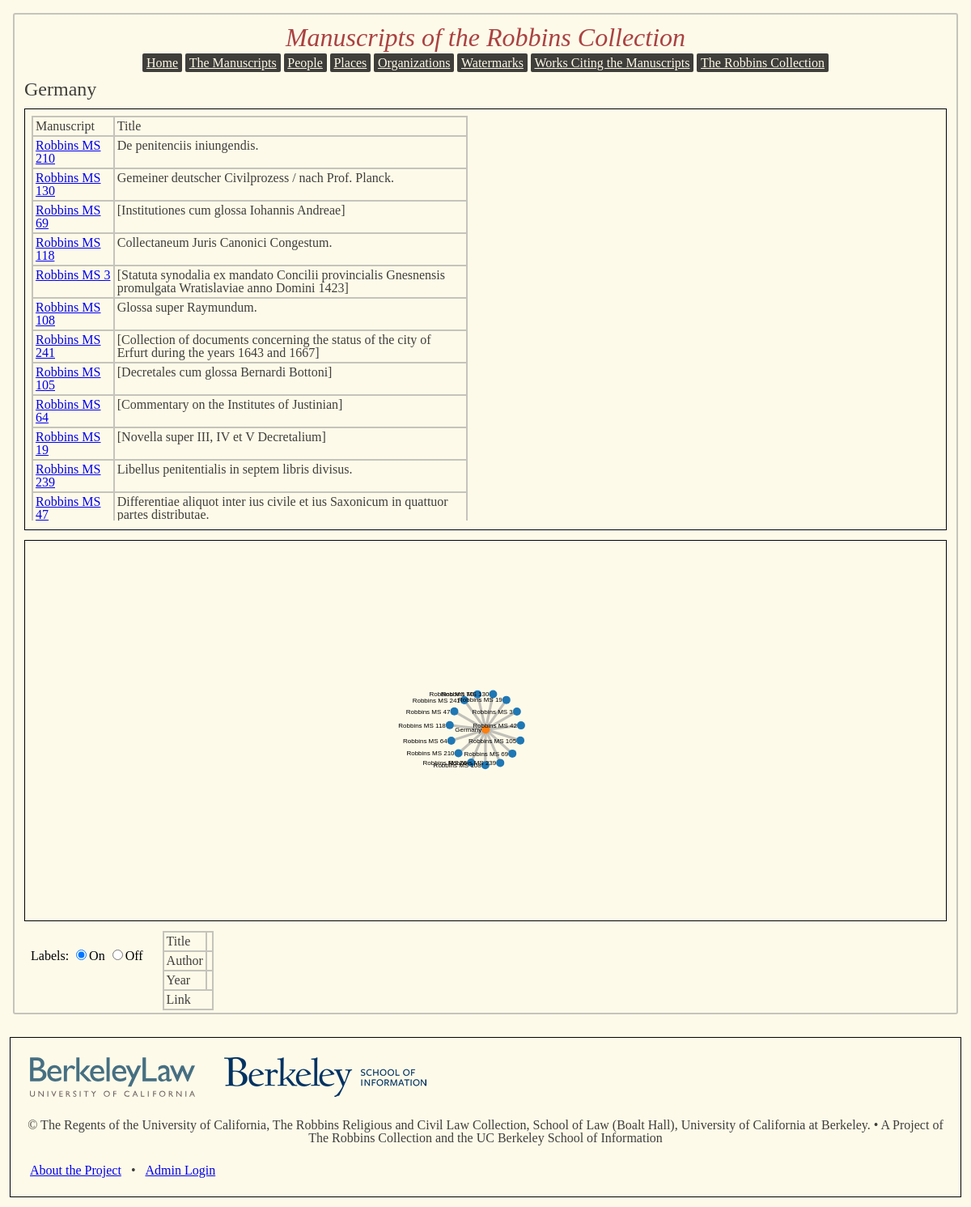
Screenshot of /place1 with the database file from the repository.
### app/models.py (models this page shows, shortened)
class place(db.Model):
	id = db.Column(db.Integer, primary_key = True)
	place_name = db.Column(db.String(60))
	place_type = db.Column(db.String(10))
	lat = db.Column(db.Float)
	lon = db.Column(db.Float)

class manuscript(db.Model):
	id = db.Column(db.Integer, primary_key=True)
	shelfmark = db.Column(db.String(15))
	ms_format = db.Column(db.String(20))
	date1 = db.Column(db.Integer)
	date2 = db.Column(db.Integer)
	datetype = db.Column(db.String(1))
	language = db.Column(db.Integer, db.ForeignKey('language.id'))
	summary = db.Column(db.String(1000))
	ownership_history = db.Column(db.String(1000))
	origin = db.Column(db.String(1000))
	decoration = db.Column(db.String(1000))
	binding = db.Column(db.String(1000))
	num_volumes = db.Column(db.Integer)
	catalog_url = db.Column(db.String(1000))
	ds_url = db.Column(db.String(1000))
	volumes = db.relationship('volume',
		cascade = 'delete, delete-orphan',
		backref = 'ms',
		lazy='dynamic')
	contents = db.relationship('content_item',
		backref = 'ms',
		lazy='dynamic')
	titles = db.relationship('title',
		cascade = 'delete, delete-orphan',
		backref = 'ms',
		lazy='dynamic'
		)
	watermarks = db.relationship('watermark',
		secondary = has_watermark,
		backref = db.backref('mss', lazy='dynamic')
		)
	assoc_people = db.relationship('person_ms_assoc',
		cascade = 'delete, delete-orphan',
		backref = 'ms',
		lazy='dynamic')
	places = db.relationship('place',
		secondary = has_place,
		backref = db.backref('mss', lazy='dynamic')
		)
	orgs = db.relationship('org_ms_assoc',
		cascade = 'delete, delete-orphan',
		backref= 'ms',
		lazy='dynamic')
	treatments = db.relationship('external_doc',
		secondary=has_external_doc,
		backref = db.backref('mss', lazy='dynamic')
		)
	subjects = db.relationship('ms_subject_assoc',
		backref = 'ms',
		lazy = 'dynamic'
		)

class title(db.Model):
	id = db.Column(db.Integer, primary_key=True)
	title_text = db.Column(db.String(150))
	title_type = db.Column(db.String(20))
	ms_id = db.Column(db.Integer, db.ForeignKey('manuscript.id'))

### app/views.py (the view)
@app.route('/place<placeid>', methods = ['GET'])
def view_place(placeid):
	focusplace = models.place.query.get(placeid)
	if focusplace == None:
		abort(404)
	graph_data = get_info_from_db(placeid, 'place')
	graphobj = json.dumps(graph_data)
	return render_template ('placeview.html', graph = graphobj, location=focusplace, pagetitle=focusplace.place_name + ' in the Robbins Manuscripts')

### app/views.py (called while the page is built)
def return_ms_data(shelf_id):
	this_ms = models.manuscript.query.get(shelf_id)
	resultid = '0_' + str(shelf_id)
	author_id = models.person_rel_type.query.filter_by(name='Author').first().id
	authorquery = this_ms.assoc_people.filter_by(assoc_type = author_id).first()
	if authorquery != None:
		result_author = authorquery.person.name_display
	else:
		result_author = ''
	result_title = this_ms.titles.filter_by(title_type='main').first().title_text
	if this_ms.date2 == None:
		result_datestring = str(this_ms.date1)
	else:
		result_datestring = str(this_ms.date1) + '-' + str(this_ms.date2)
	msreturndict = {"name": this_ms.shelfmark, "group": 0, "role": 'manuscript', "dbkey": shelf_id, 'id': resultid,
			'title': result_title, 'date': result_datestring, 'author': result_author, 'url': url_for('ms_view',idno=shelf_id)}
	return msreturndict

### app/templates/placeview.html (shortened to what this page needs)
{% extends "base.html" %}
{% block content %}
<h3>{{ location.place_name }}</h3>
<div class="section">
<div class="mstable">
  <table>
    <tr>
      <th>Manuscript</th>
      <th>Title</th>
    </tr>
  {% for ms in location.mss %}
    <tr>
      <td><a href="ms{{ ms.id }}">{{ ms.shelfmark }}</a></td>
      <td>{{ ms.titles.filter_by(title_type='main').first().title_text }}</td>
      </tr>
  {% endfor %}
  </table>
</div>
<div class="placemapholder">
  <div id="map">
  </div>
</div>
</div>
<div class="section" id="relationvis">
</div>
  <div id="graphtoggle">
  <form id="labeltoggle">Labels:
    <input type="radio" name="labeltoggle" value="on" checked>On
    <input type="radio" name="labeltoggle" value="off">Off
  </form>
  </div>
  <div id="nodeinfo">
    <table>
      <tr>
        <th>Title</th>
        <td></td>
      </tr>
      <tr>
        <th>Author</th>
        <td></td>
      </tr>
      <tr>
        <th>Year</th>
        <td></td>
      </tr>
      <tr>
        <td colspan=2>Link</td>
      </tr>
    </table>
  </div>
</div>
{% endblock %}

### app/static/main.css (style rules this page uses)
html, body, div, span, applet, object, iframe, h1, h2, h3, h4, h5, h6, p, blockquote, pre, a, abbr, acronym, address, big, cite, code, del, dfn, em, img, ins, kbd, q, s, samp, small, strike, strong, sub, sup, tt, var, b, u, i, center, dl, dt, dd, ol, ul, li, fieldset, form, label, legend, table, caption, tbody, tfoot, thead, tr, th, td, article, aside, canvas, details, embed, figure, figcaption, footer, header, hgroup, menu, nav, output, ruby, section, summary, time, mark, audio, video { margin: 0; padding: 0; border: 0; font-size: 100%; font: inherit; vertical-align: baseline; }
body { line-height: 1; }
table { border-collapse: collapse; border-spacing: 0; }
html, body { background-color: #FEFAE9; margin: 0; padding: 0; }
h3, h4, h5, h6 { font-family: "Times New Roman"; color: #3F3E3A; }
h3 { font-size: 1.5em; }
div#wrapper h3, h4 { margin: .5em; }
p, td, th { color: #3F3E3A; font-family: "Times New Roman"; font-size: 1em; }
.section, .mapholder { margin: .75em; border-style: solid; border-width: 1px; border-color: #000000; padding: .5em; }
.placemapholder { text-align: right; display: inline-block; width: 48%; height: 500px; }
#map { height: 100%; text-align: right; }
.mstable { vertical-align: top; text-align: left; display: inline-block; width: 48%; height: 500px; overflow-y: scroll; }
table, th, td { vertical-align: top; border-width: 2px; border-style: solid; border-color: #C5C3BC; border-collapse: collapse; padding: 3px; text-align: left; }
#textvis, #relationvis { max-width: 50% max-height: 100%; text-align: center; }
#graphtoggle { text-align: center; display: inline-block; max-width: 50%; vertical-align: top; margin: .75em; padding: .5em; }
#nodeinfo { display: inline-block; max-width: 50%; }

### rows the page displays
place: place_name "Germany"
manuscript: shelfmark "Robbins MS 210", titles.filter_by "De penitenciis iniungendis."
manuscript: shelfmark "Robbins MS 130", titles.filter_by "Gemeiner deutscher Civilprozess / nach Prof. Planck."
manuscript: shelfmark "Robbins MS 69", titles.filter_by "[Institutiones cum glossa Iohannis Andreae]"
manuscript: shelfmark "Robbins MS 118", titles.filter_by "Collectaneum Juris Canonici Congestum."
manuscript: shelfmark "Robbins MS 3", titles.filter_by "[Statuta synodalia ex mandato Concilii provincialis Gnesnensis promulgata Wratislaviae anno Domini 1423]"
manuscript: shelfmark "Robbins MS 108", titles.filter_by "Glossa super Raymundum."
manuscript: shelfmark "Robbins MS 241", titles.filter_by "[Collection of documents concerning the status of the city of Erfurt during the years 1643 and 1667]"
manuscript: shelfmark "Robbins MS 105", titles.filter_by "[Decretales cum glossa Bernardi Bottoni]"
manuscript: shelfmark "Robbins MS 64", titles.filter_by "[Commentary on the Institutes of Justinian]"
manuscript: shelfmark "Robbins MS 19", titles.filter_by "[Novella super III, IV et V Decretalium]"
manuscript: shelfmark "Robbins MS 239", titles.filter_by "Libellus penitentialis in septem libris divisus."
manuscript: shelfmark "Robbins MS 47", titles.filter_by "Differentiae aliquot inter ius civile et ius Saxonicum in quattuor partes distributae."
